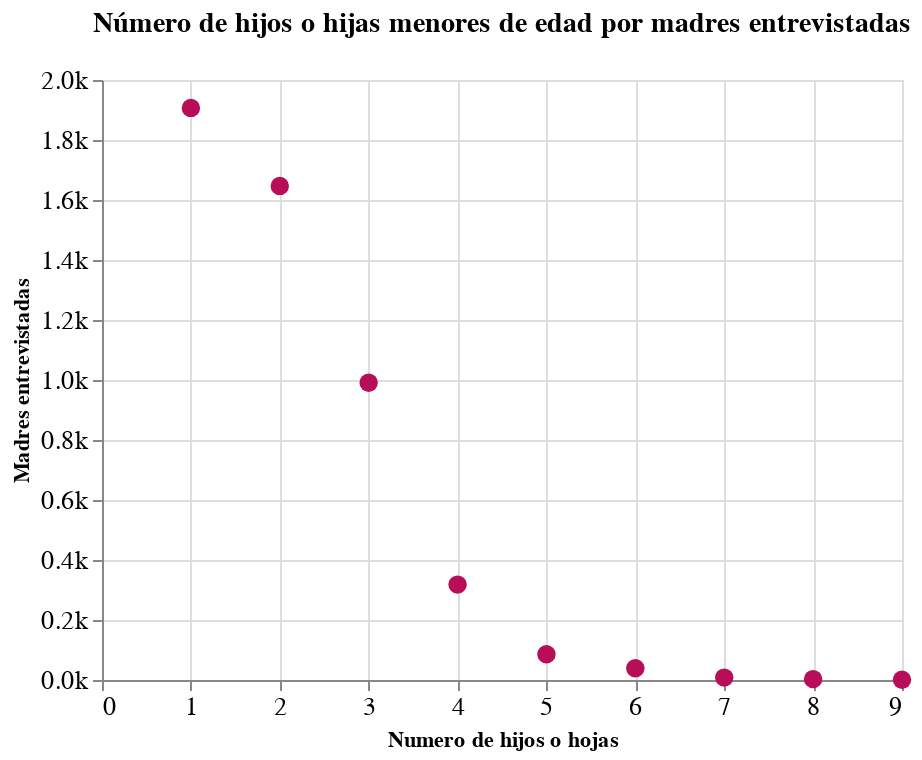

The notebook cell this image was saved under:
### Code cell
grafico_madres_con_menores

### Figure 1 — Vega-Lite specification as saved in the notebook (floating-point values rounded to 4 significant figures; data arrays with more than 128 entries replaced by an {"elided": "..."} marker saying what was removed)
{"config": {"view": {"continuousWidth": 400, "continuousHeight": 300}, "title": {"fontSize": 14, "offset": 15}}, "data": {"name": "data-6f3aca5a5f2f7c5db33ab0a623752dba"}, "mark": {"type": "point", "color": "#B80D57", "filled": true, "size": 85}, "encoding": {"tooltip": [{"aggregate": "count", "title": "Madres entrevistadas", "type": "quantitative"}], "x": {"axis": {"format": "1s", "labelFontSize": 13}, "field": "P1_9", "title": "Numero de hijos o hojas", "type": "quantitative"}, "y": {"aggregate": "count", "axis": {"format": "1s", "labelFontSize": 13}, "title": "Madres entrevistadas", "type": "quantitative"}}, "title": "Número de hijos o hijas menores de edad por madres entrevistadas", "width": 400, "$schema": "https://vega.github.io/schema/vega-lite/v4.17.0.json", "datasets": {"data-6f3aca5a5f2f7c5db33ab0a623752dba": {"elided": "5000 records"}}}
